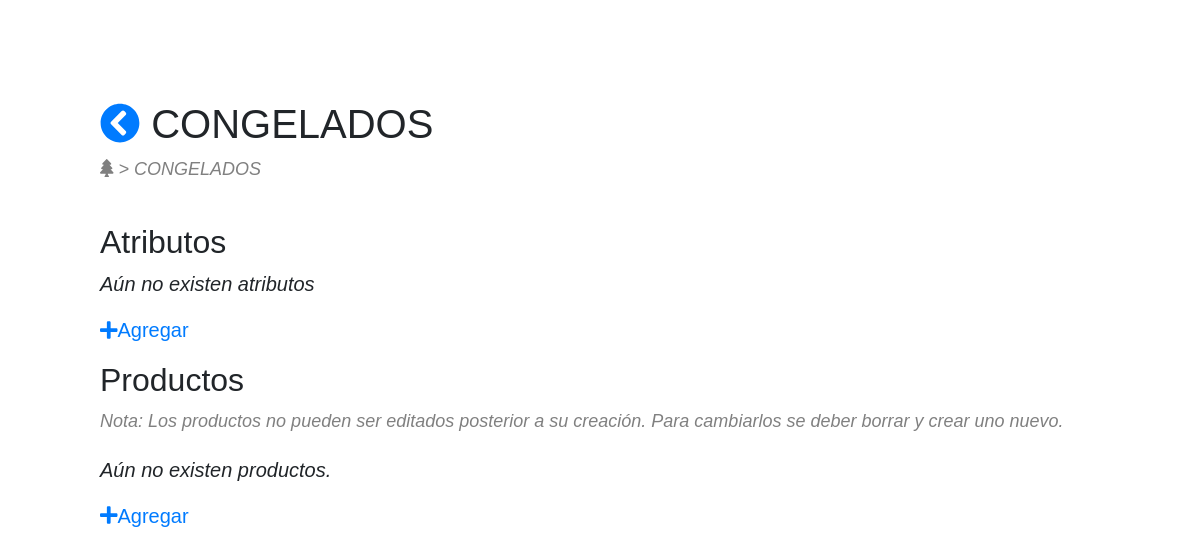
The app's page /category/4, older data.
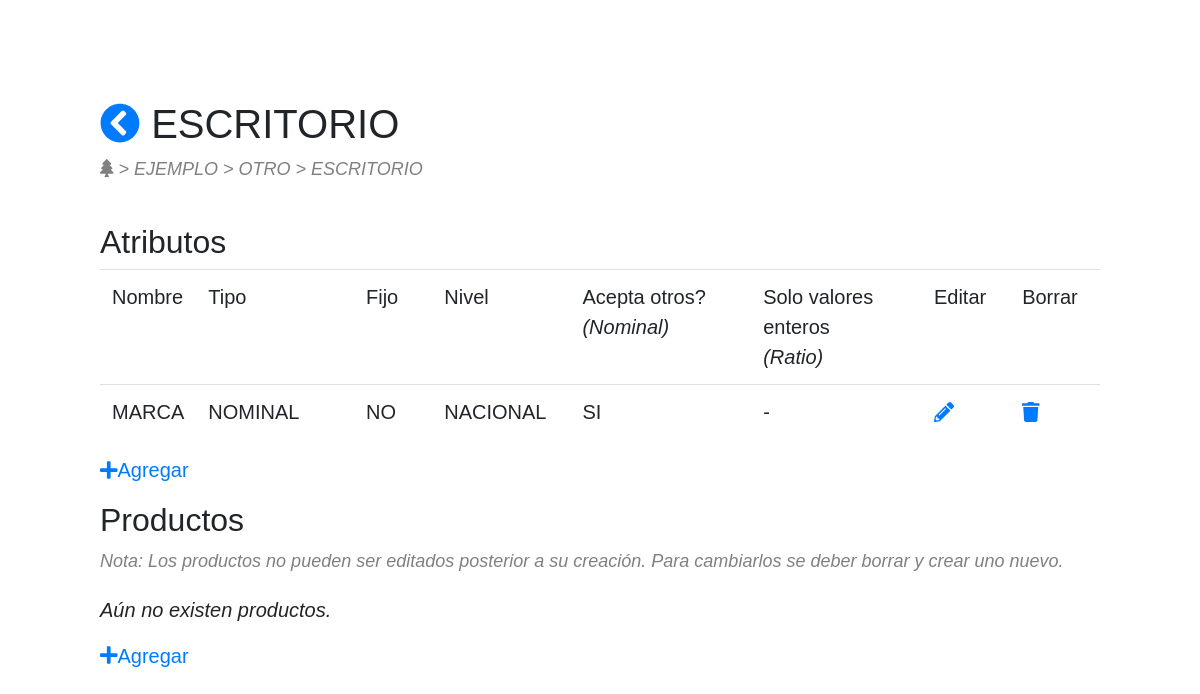
The same page, newer data.
### catalog/models.py (models this page shows, shortened)
class Category(models.Model):
	name = models.CharField(max_length = 200)
	tree_name = models.CharField(max_length = 200)
	position = models.CharField(max_length = 16, null = True)
	level = models.IntegerField()
	parent = models.ForeignKey('self',
								null = True,
								blank = True,
								related_name = 'children',
								on_delete = models.CASCADE)
	bid = models.ForeignKey(Bid,
							on_delete = models.CASCADE)
	created_at = models.DateTimeField(auto_now_add = True)
	updated_at = models.DateTimeField(auto_now = True)
	def __str__(self):
		return self.name
	class Meta:
		unique_together = [['name', 'bid']]
	def get_branch(self):
		branch = []
		node = self
		while True:
			branch = [node] + branch
			node = node.parent
			if node == None:
				break
		return branch

class Attribute(models.Model):
	name = models.CharField(max_length = 64)
	category = models.ForeignKey(Category,
								on_delete = models.CASCADE,
								related_name = "attributes")
	attribute_type = models.CharField(max_length = 8,
									choices = [("NOMINAL", "NOMINAL"),
												("RATIO", "RATIO")])
	fixed = models.CharField(max_length = 2,
							choices = [("NO", "NO"),
										("SI", "SI")])
	unit = models.ForeignKey(Unit,
								on_delete = models.PROTECT,
								null = True,
								blank = True)
	zone_or_global = models.CharField(max_length = 8,
									choices = [("ZONA", "ZONA"),
												("NACIONAL", "NACIONAL")])
	CHOICES = (
	    (None, "-------"),
	    (True, "SI"),
	    (False, "NO")
	)
	only_integers = models.BooleanField(null = True, blank = True, choices = CHOICES)
	accept_others = models.BooleanField(null = True, blank = True, choices = CHOICES)
	class Meta:
		unique_together = [['name', 'category']]
	def __str__(self):
		return self.name

### catalog/views.py (the view, shortened to what this page needs)
class CategoryDetail(DetailView):
	model = Category
	template_name = "catalog/category_detail.html"
	def get(self, request, pk):
		category = Category.objects.get(id = pk)
		bid = category.bid
		zones = bid.zones.all()
		branch = category.get_branch()[1:-1]
		nom_fix = category.attributes.filter(
			attribute_type = "NOMINAL",
			fixed = "SI")
		rat_fix = category.attributes.filter(
			attribute_type = "RATIO",
			fixed = "SI")
		nom_unfix = category.attributes.filter(
			attribute_type = "NOMINAL",
			fixed = "NO")
		rat_unfix = category.attributes.filter(
			attribute_type = "RATIO",
			fixed = "NO")
		attributes = list(nom_fix) + list(rat_fix) + list(nom_unfix) + list(rat_unfix)
		products = category.products.all()
		table_data = []
		context = {'category': category,
					'bid': bid,
					'zones': zones,
					'branch': branch,
					'attributes': attributes,
					'table_data': table_data}
		return render(request, self.template_name, context)

### catalog/templates/catalog/category_detail.html
{% extends "base_bootstrap.html" %}
{% block content %}
<div class=header>
	<h1>
		<a href="{% url 'catalog:category_list' category.bid.id%}"> <i class="fa fa-chevron-circle-left"></i></a>
		{{category}}
	</h1>
	<div class=note>
		<i class="fa fa-tree"></i> >
		{% for node in branch %}
			{% if node.level != bid.max_category_level %}
				{{node}}
				>
			{% else %}
				<a href="{% url 'catalog:category_detail' node.id %}">{{node}}</a>
				>
			{% endif %}
		{% endfor %}
		{{category}}
	</div>
</div>
<div>
	<h2>Atributos</h2>
	{% if attributes %}
		<table class="table table-hover">
			<thead>
				<tr>
					<td> Nombre </td>
					<td style="width:200px"> Tipo </td>
					<td style="width:100px"> Fijo </td>
					<td style="width:150px"> Nivel </td>
					<td style="width:250px"> Acepta otros? <br><em>(Nominal)</em></td>
					<td style="width:250px"> Solo valores enteros <br><em>(Ratio)</em></td>
					<td style="width:100px"> Editar </td>
					<td style="width:100px"> Borrar </td>
				</tr>
			</thead>
			<tbody>
				{% for attribute in attributes %}
					<tr>
						<td>{{attribute}}</td>
						<td>{{attribute.attribute_type}}</td>
						<td>{{attribute.fixed}}</td>
						<td>{{attribute.zone_or_global}}</td>
						<td>
							{% if attribute.accept_others == True %}
								SI
							{% elif attribute.accept_others == False%}
								NO
							{% else %}
								-
							{% endif %}
						</td>
						<td>
							{% if attribute.only_integers == True %}
								SI
							{% elif attribute.only_integers == False %}
								NO
							{% else %}
								-
							{% endif %}
						</td>
						<td>
							<a href="{% url 'catalog:attribute_update' attribute.id %}"><i class="fa fa-pencil-alt"></i></a>
						</td>
						<td>
							<a href="{% url 'catalog:attribute_delete' attribute.id %}"><i class="fa fa-trash"></i></a>
						</td>
					</tr>
				{% endfor %}
			</tbody>
		</table>
	{% else %}
		<p><em> Aún no existen atributos </em></p>
	{% endif %}
	<p>
	<a href="{% url 'catalog:attribute_create' category.id %}"><i class="fa fa-plus"></i>Agregar</a>
	</p>
</div>
<div>
	<h2>Productos</h2>
	<div class=note>
        Nota: Los productos no pueden ser editados posterior a su creación. Para cambiarlos se deber borrar y crear uno nuevo.
    </div>
	{% if table_data %}
		<table class="table table-hover">
			<thead>
				<tr>
					<td rowspan = 2> MODELO </td>
					{% for attribute in attributes %}
						{% if attribute.zone_or_global == "NACIONAL" %}
							<td rowspan = 2> {{attribute.full_str}}</td>
						{% else %}
							<td colspan= {{zones|length}}> {{attribute.full_str}}</td>
						{% endif %}
					{% endfor %}
					<td rowspan = 2> Borrar </td>
				</tr>
				<tr>
					{% for attribute in attributes %}
						{% if attribute.zone_or_global == "ZONA" %}
							{% for zone in zones %}
								<td>
									{{zone}}
								</td>
							{% endfor %}
						{% endif %}
					{% endfor %}
				</tr>
			</thead>
			<tbody>
				{% for obj in table_data %}
					<tr>
						<td> {{obj.product.name}} </td>
						{% for att in obj.attributes_data %}
							{% for att_zone in att %}
								<td>
								{{att_zone.value | truncatechars:20}}
								</td>
							{% endfor %}
						{% endfor %}
						<td colspan = {{zones|length}}>
							<a href="{% url 'catalog:product_delete' obj.product.id %}"><i class="fa fa-trash"></i></a>
						</td>
					</tr>
				{% endfor %}
			</tbody>
		</table>
	{% else %}
		<p> <em> Aún no existen productos. </em> </p>
	{% endif %}
	<p>
	<a href="{% url 'catalog:product_create' category.id %}"><i class="fa fa-plus"></i>Agregar</a>
	</p>
</div>
{% endblock %}

Row changes from the older to the newer data that the page shows:
changed Category: name "CONGELADOS" → "ESCRITORIO"
now on this page (row edited): Category: name "EJEMPLO"
now on this page (row edited): Category: name "OTRO"
now on this page (row edited): Attribute: name "MARCA", attribute_type "NOMINAL", fixed "NO", zone_or_global "NACIONAL", accept_others "SI"
Text that changed along with them:
text no longer shown: "Aún no existen atributos"
text now shown: "Nombre Tipo Fijo Nivel Acepta otros? (Nominal) Solo valores enteros (Ratio) Editar Borrar"
